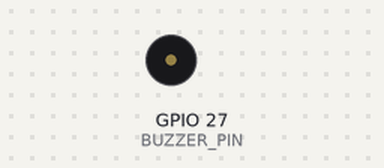
This program was run on a simulated ESP32. Shown: buzzer (waves = sounding).

Above: at 4.2 s.
At 7.43 s:
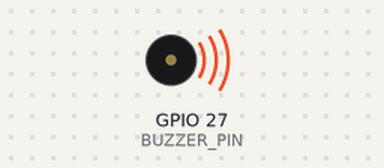
Timing chart, 0 to 8.9 s (numbered marks = the images above):
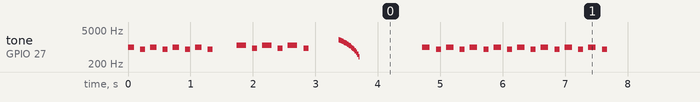

Measured:
- by itself, tone on GPIO 27 (BUZZER_PIN): plays 1000 Hz for 0.10 s, 800 Hz for 0.08 s, 1000 Hz for 0.10 s, 800 Hz for 0.08 s, 1000 Hz for 0.10 s, 800 Hz for 0.08 s … (478 notes in this stretch)

The program:

main.cpp
```cpp
//week5
#include <Arduino.h>

#define BUZZER_PIN  27
#define PWM_CH      0
#define RESOLUTION  10

void playBeat(int freq, int onTime, int offTime) {
  ledcWriteTone(PWM_CH, freq);
  delay(onTime);
  ledcWriteTone(PWM_CH, 0);
  delay(offTime);
}

void setup() {
  ledcSetup(PWM_CH, 2000, RESOLUTION);
  ledcAttachPin(BUZZER_PIN, PWM_CH);

  // --- Beat Pattern ---
  for (int i = 0; i < 4; i++) {
    playBeat(1000, 100, 100);  // Kick
    playBeat(800, 80, 80);     // Snare-like blip
  }

  delay(300);

  for (int i = 0; i < 3; i++) {
    playBeat(1200, 150, 100);  // Accent
    playBeat(900, 80, 80);     // Beat hit
  }

  delay(400);

  // --- Drop-style finish ---
  for (int f = 2000; f >= 400; f -= 100) {
    ledcWriteTone(PWM_CH, f);
    delay(20);
  }
  ledcWriteTone(PWM_CH, 0);
}

void loop() {
  // Repeat beat every few seconds
  delay(1000);

  for (int i = 0; i < 8; i++) {
    playBeat(1000, 120, 100);
    playBeat(800, 80, 80);
  }

  delay(500);
}
```
